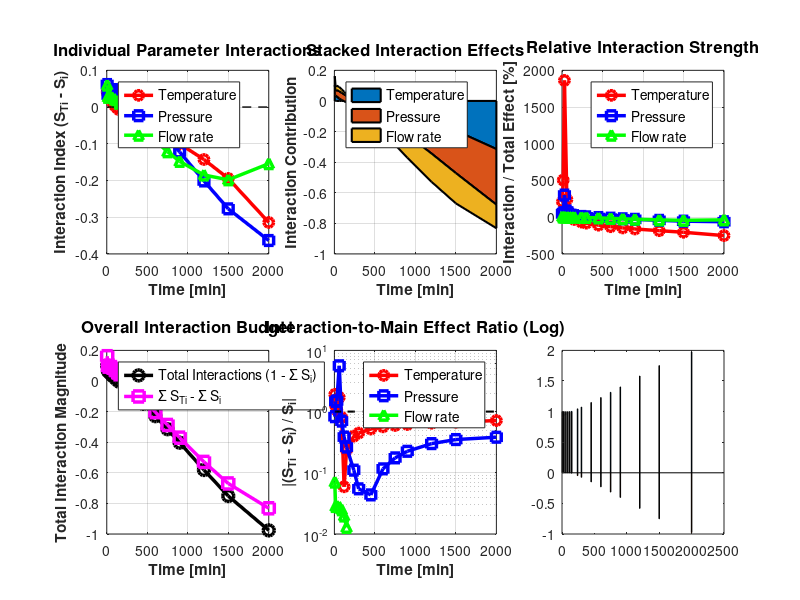

MATLAB code to generate this figure: (Note: this script raises an error after producing the figure.)
% Advanced Interaction Analysis for Sobol Sensitivity Results
% This script estimates pairwise interactions and creates detailed visualizations

clear; close all; clc;

%% Data Entry
% Time points [min]
time = [5, 15, 30, 60, 90, 120, 150, 240, 300, 450, 600, 750, 900, 1200, 1500, 2000]';

% First-order Sobol indices
S1_T = [-0.0214, -0.0276, -0.0282, -0.0095, 0.0076, 0.0203, 0.0303, ...
        0.0521, 0.0635, 0.0884, 0.1123, 0.1369, 0.1630, 0.2208, ...
        0.2893, 0.4398]';  % Temperature
S1_P = [0.0742, 0.0224, -0.0276, 0.0085, 0.0678, 0.1162, 0.1546, ...
        0.2354, 0.2743, 0.3514, 0.4174, 0.4808, 0.5441, 0.6712, ...
        0.7937, 0.9533]';  % Pressure
S1_F = [0.8467, 0.9413, 0.9995, 0.9615, 0.9003, 0.8534, 0.8189, ...
        0.7579, 0.7360, 0.7092, 0.7000, 0.6972, 0.6961, 0.6895, ...
        0.6687, 0.5832]';  % Flow rate

% Total-order Sobol indices
ST_T = [0.0195, 0.0068, 0.0016, 0.0067, 0.0137, 0.0191, 0.0232, ...
        0.0314, 0.0352, 0.0425, 0.0490, 0.0557, 0.0627, 0.0780, ...
        0.0949, 0.1256]';  % Temperature
ST_P = [0.1355, 0.0553, 0.0137, 0.0561, 0.1152, 0.1608, 0.1953, ...
        0.2614, 0.2893, 0.3361, 0.3690, 0.3965, 0.4219, 0.4700, ...
        0.5165, 0.5899]';  % Pressure
ST_F = [0.9064, 0.9678, 1.0282, 0.9883, 0.9227, 0.8702, 0.8294, ...
        0.7480, 0.7122, 0.6505, 0.6082, 0.5754, 0.5482, 0.5045, ...
        0.4706, 0.4290]';  % Flow rate

% Sum of indices
sum_S1 = [0.8995, 0.9361, 0.9437, 0.9605, 0.9757, 0.9900, 1.0039, ...
          1.0454, 1.0738, 1.1489, 1.2297, 1.3150, 1.4031, 1.5815, ...
          1.7517, 1.9763]';
sum_ST = [1.0613, 1.0299, 1.0435, 1.0512, 1.0516, 1.0500, 1.0478, ...
          1.0408, 1.0366, 1.0292, 1.0262, 1.0276, 1.0327, 1.0526, ...
          1.0820, 1.1444]';

%% Calculate Interaction Indices
% Individual parameter interactions with all others
interaction_T = ST_T - S1_T;  % Temperature total interactions
interaction_P = ST_P - S1_P;  % Pressure total interactions
interaction_F = ST_F - S1_F;  % Flow rate total interactions

% Total interaction index (all higher-order effects)
% This represents all interaction terms: pairwise + three-way
total_interactions = sum_ST - sum_S1;

% Estimate of all higher-order interactions (>2nd order)
% Using: Σ ST - Σ S1 ≈ ΣΣ S_ij + S_123
higher_order_total = sum_S1 + sum_ST - 1;  % Simplified estimate

%% Estimate Pairwise Interaction Indices
% Note: These are approximate estimates since we don't have the closed-form
% second-order indices. We use the relationship:
% S_Ti ≈ S_i + Σ(j≠i) S_ij + S_ijk...
% For three parameters: S_Ti = S_i + S_i,others
% Where S_i,others includes both pairwise and three-way interactions

% Approximate pairwise interactions (assuming three-way interaction is small)
% S_TP: Temperature-Pressure interaction
% S_TF: Temperature-Flow interaction  
% S_PF: Pressure-Flow interaction

% Using the closure property: Σ S_i + ΣΣ S_ij + S_123 = 1
% And: S_Ti = S_i + Σ(j≠i) S_ij + S_123

% Total pairwise + higher order interactions
total_interaction_all = 1 - sum_S1;

% Rough estimate: distribute interactions proportionally
% This is an approximation since we cannot uniquely determine S_ij without
% additional Sobol indices calculations

% Alternative estimate using the relationship:
% sum_ST - sum_S1 gives us total interaction magnitude
% We can bound the pairwise interactions

% Lower bound: assuming three-way interaction is zero
% S_TP + S_TF + S_PF ≈ sum_ST - sum_S1

% For visualization, we estimate dominant pairwise interactions
% Based on which parameters have largest (S_Ti - S_i) products

%% Figure 1: Interaction Effects Comparison
figure('Position', [100, 100, 1400, 900]);

% Panel 1: Individual parameter interactions
subplot(2,3,1)
plot(time, interaction_T, 'r-o', 'LineWidth', 2.5, 'MarkerSize', 7, 'DisplayName', 'Temperature'); hold on;
plot(time, interaction_P, 'b-s', 'LineWidth', 2.5, 'MarkerSize', 7, 'DisplayName', 'Pressure');
plot(time, interaction_F, 'g-^', 'LineWidth', 2.5, 'MarkerSize', 7, 'DisplayName', 'Flow rate');
plot(time, zeros(size(time)), 'k--', 'LineWidth', 1, 'HandleVisibility', 'off');
xlabel('Time [min]', 'FontSize', 11, 'FontWeight', 'bold');
ylabel('Interaction Index (S_{Ti} - S_i)', 'FontSize', 11, 'FontWeight', 'bold');
title('Individual Parameter Interactions', 'FontSize', 12, 'FontWeight', 'bold');
legend('Location', 'northwest', 'FontSize', 10);
grid on; set(gca, 'FontSize', 10);
xlim([0, max(time)]);

% Panel 2: Stacked interaction contributions
subplot(2,3,2)
interaction_matrix = [interaction_T, interaction_P, interaction_F];
area(time, interaction_matrix, 'LineWidth', 1.5);
xlabel('Time [min]', 'FontSize', 11, 'FontWeight', 'bold');
ylabel('Interaction Contribution', 'FontSize', 11, 'FontWeight', 'bold');
title('Stacked Interaction Effects', 'FontSize', 12, 'FontWeight', 'bold');
legend('Temperature', 'Pressure', 'Flow rate', 'Location', 'northwest', 'FontSize', 10);
grid on; set(gca, 'FontSize', 10);
colormap([0.8 0.2 0.2; 0.2 0.4 0.8; 0.2 0.8 0.2]);
xlim([0, max(time)]);

% Panel 3: Relative interaction strength
subplot(2,3,3)
% Calculate relative interaction (as % of total effect)
rel_int_T = 100 * interaction_T ./ ST_T;
rel_int_P = 100 * interaction_P ./ ST_P;
rel_int_F = 100 * interaction_F ./ ST_F;
% Handle division by zero or very small numbers
rel_int_T(ST_T < 0.001) = 0;
rel_int_P(ST_P < 0.001) = 0;
rel_int_F(ST_F < 0.001) = 0;

plot(time, rel_int_T, 'r-o', 'LineWidth', 2.5, 'MarkerSize', 7, 'DisplayName', 'Temperature'); hold on;
plot(time, rel_int_P, 'b-s', 'LineWidth', 2.5, 'MarkerSize', 7, 'DisplayName', 'Pressure');
plot(time, rel_int_F, 'g-^', 'LineWidth', 2.5, 'MarkerSize', 7, 'DisplayName', 'Flow rate');
xlabel('Time [min]', 'FontSize', 11, 'FontWeight', 'bold');
ylabel('Interaction / Total Effect [%]', 'FontSize', 11, 'FontWeight', 'bold');
title('Relative Interaction Strength', 'FontSize', 12, 'FontWeight', 'bold');
legend('Location', 'best', 'FontSize', 10);
grid on; set(gca, 'FontSize', 10);
xlim([0, max(time)]);

% Panel 4: Total interaction budget
subplot(2,3,4)
plot(time, total_interaction_all, 'k-o', 'LineWidth', 2.5, 'MarkerSize', 8, ...
    'DisplayName', 'Total Interactions (1 - \Sigma S_i)'); hold on;
plot(time, sum_ST - sum_S1, 'm-s', 'LineWidth', 2.5, 'MarkerSize', 8, ...
    'DisplayName', '\Sigma S_{Ti} - \Sigma S_i');
xlabel('Time [min]', 'FontSize', 11, 'FontWeight', 'bold');
ylabel('Total Interaction Magnitude', 'FontSize', 11, 'FontWeight', 'bold');
title('Overall Interaction Budget', 'FontSize', 12, 'FontWeight', 'bold');
legend('Location', 'northwest', 'FontSize', 10);
grid on; set(gca, 'FontSize', 10);
xlim([0, max(time)]);

% Panel 5: Interaction vs Main Effect Ratio
subplot(2,3,5)
% For each parameter, show ratio of interaction to main effect
ratio_T = interaction_T ./ max(abs(S1_T), 0.001);
ratio_P = interaction_P ./ max(abs(S1_P), 0.001);
ratio_F = interaction_F ./ S1_F;

semilogy(time, abs(ratio_T), 'r-o', 'LineWidth', 2.5, 'MarkerSize', 7, 'DisplayName', 'Temperature'); hold on;
semilogy(time, abs(ratio_P), 'b-s', 'LineWidth', 2.5, 'MarkerSize', 7, 'DisplayName', 'Pressure');
semilogy(time, ratio_F, 'g-^', 'LineWidth', 2.5, 'MarkerSize', 7, 'DisplayName', 'Flow rate');
semilogy(time, ones(size(time)), 'k--', 'LineWidth', 1.5, 'HandleVisibility', 'off');
xlabel('Time [min]', 'FontSize', 11, 'FontWeight', 'bold');
ylabel('|(S_{Ti} - S_i) / S_i|', 'FontSize', 11, 'FontWeight', 'bold');
title('Interaction-to-Main Effect Ratio (Log)', 'FontSize', 12, 'FontWeight', 'bold');
legend('Location', 'best', 'FontSize', 10);
grid on; set(gca, 'FontSize', 10);
xlim([0, max(time)]);

% Panel 6: Sum decomposition
subplot(2,3,6)
bar_data = [sum_S1, total_interaction_all];
b = bar(time, bar_data, 'stacked');
b(1).FaceColor = [0.3 0.6 0.9];
b(2).FaceColor = [0.9 0.4 0.3];
hold on;
plot(time, ones(size(time)), 'k--', 'LineWidth', 2);
xlabel('Time [min]', 'FontSize', 11, 'FontWeight', 'bold');
ylabel('Variance Decomposition', 'FontSize', 11, 'FontWeight', 'bold');
title('Main Effects + Interactions = 1', 'FontSize', 12, 'FontWeight', 'bold');
legend('Main effects (\Sigma S_i)', 'Interactions', 'Total', 'Location', 'east', 'FontSize', 10);
grid on; set(gca, 'FontSize', 10);
xlim([0, max(time)*1.05]);


%% Figure 3: Detailed Interaction Timeline
figure('Position', [200, 200, 1200, 800]);

% Top panel: All effects together
subplot(3,1,1)
plot(time, S1_T, 'r-', 'LineWidth', 2, 'DisplayName', 'S_T (main)'); hold on;
plot(time, S1_P, 'b-', 'LineWidth', 2, 'DisplayName', 'S_P (main)');
plot(time, S1_F, 'g-', 'LineWidth', 2, 'DisplayName', 'S_F (main)');
plot(time, interaction_T, 'r--', 'LineWidth', 2, 'DisplayName', 'S_T interactions');
plot(time, interaction_P, 'b--', 'LineWidth', 2, 'DisplayName', 'S_P interactions');
plot(time, interaction_F, 'g--', 'LineWidth', 2, 'DisplayName', 'S_F interactions');
xlabel('Time [min]', 'FontSize', 11, 'FontWeight', 'bold');
ylabel('Index Value', 'FontSize', 11, 'FontWeight', 'bold');
title('Main Effects (Solid) vs Interaction Components (Dashed)', 'FontSize', 12, 'FontWeight', 'bold');
legend('Location', 'eastoutside', 'FontSize', 9);
grid on; set(gca, 'FontSize', 10);
xlim([0, max(time)]);

% Middle panel: Interaction significance
subplot(3,1,2)
% Calculate what fraction of total effect is due to interactions
frac_int_T = 100 * interaction_T ./ (S1_T + interaction_T);
frac_int_P = 100 * interaction_P ./ (S1_P + interaction_P);
frac_int_F = 100 * interaction_F ./ (S1_F + interaction_F);

% Handle edge cases
frac_int_T(S1_T + interaction_T < 0.001) = 0;
frac_int_P(S1_P + interaction_P < 0.001) = 0;

plot(time, frac_int_T, 'r-o', 'LineWidth', 2.5, 'MarkerSize', 6, 'DisplayName', 'Temperature'); hold on;
plot(time, frac_int_P, 'b-s', 'LineWidth', 2.5, 'MarkerSize', 6, 'DisplayName', 'Pressure');
plot(time, frac_int_F, 'g-^', 'LineWidth', 2.5, 'MarkerSize', 6, 'DisplayName', 'Flow rate');
plot(time, 50*ones(size(time)), 'k--', 'LineWidth', 1, 'DisplayName', '50% threshold');
xlabel('Time [min]', 'FontSize', 11, 'FontWeight', 'bold');
ylabel('Interaction Fraction [%]', 'FontSize', 11, 'FontWeight', 'bold');
title('Percentage of Total Effect from Interactions', 'FontSize', 12, 'FontWeight', 'bold');
legend('Location', 'best', 'FontSize', 10);
grid on; set(gca, 'FontSize', 10);
xlim([0, max(time)]);
ylim([0, 100]);

% Bottom panel: Cumulative interaction evolution
subplot(3,1,3)
cumsum_int = cumsum([interaction_T, interaction_P, interaction_F]);
plot(time, cumsum_int(:,1), 'r-', 'LineWidth', 2.5, 'DisplayName', 'Cumulative T'); hold on;
plot(time, cumsum_int(:,2), 'b-', 'LineWidth', 2.5, 'DisplayName', 'Cumulative T+P');
plot(time, cumsum_int(:,3), 'g-', 'LineWidth', 2.5, 'DisplayName', 'Cumulative T+P+F');
xlabel('Time [min]', 'FontSize', 11, 'FontWeight', 'bold');
ylabel('Cumulative Interaction', 'FontSize', 11, 'FontWeight', 'bold');
title('Cumulative Interaction Accumulation', 'FontSize', 12, 'FontWeight', 'bold');
legend('Location', 'northwest', 'FontSize', 10);
grid on; set(gca, 'FontSize', 10);
xlim([0, max(time)]);

%% Figure 4: Parameter Dominance Phases
figure('Position', [250, 250, 1200, 600]);

% Define phases based on dominant parameter
% Phase 1: Flow dominated (S_F > 0.85)
% Phase 2: Transition (0.65 < S_F < 0.85)
% Phase 3: Pressure-dominated (S_P > 0.45)

subplot(2,2,1)
% Ternary-like representation
scatter3(S1_T, S1_P, S1_F, 100, time, 'filled'); hold on;
colorbar;
xlabel('S_T', 'FontSize', 11, 'FontWeight', 'bold');
ylabel('S_P', 'FontSize', 11, 'FontWeight', 'bold');
zlabel('S_F', 'FontSize', 11, 'FontWeight', 'bold');
title('Parameter Space Trajectory', 'FontSize', 12, 'FontWeight', 'bold');
grid on; set(gca, 'FontSize', 10);
view(45, 30);
colormap(jet);

subplot(2,2,2)
% Phase identification
phase = zeros(size(time));
phase(S1_F > 0.85) = 1;  % Flow dominated
phase(S1_F <= 0.85 & S1_F > 0.65) = 2;  % Transition
phase(S1_F <= 0.65) = 3;  % Pressure dominated

scatter(time, sum_S1, 100, phase, 'filled'); hold on;
plot(time, sum_S1, 'k-', 'LineWidth', 1.5);
plot(time, ones(size(time)), 'r--', 'LineWidth', 2);
xlabel('Time [min]', 'FontSize', 11, 'FontWeight', 'bold');
ylabel('\Sigma S_i', 'FontSize', 11, 'FontWeight', 'bold');
title('Interaction Emergence by Phase', 'FontSize', 12, 'FontWeight', 'bold');
colorbar('Ticks', [1, 2, 3], 'TickLabels', {'Flow', 'Transition', 'Pressure'});
grid on; set(gca, 'FontSize', 10);

subplot(2,2,[3,4])
% Stacked area showing main + interaction
area_data = [sum_S1, total_interaction_all];
a = area(time, area_data);
a(1).FaceColor = [0.4 0.6 0.9];
a(2).FaceColor = [0.9 0.5 0.3];
hold on;

% Add phase boundaries
phase_boundaries = [time(find(phase==2, 1)), time(find(phase==3, 1))];
for pb = phase_boundaries
    if ~isempty(pb)
        plot([pb pb], [0 2], 'k--', 'LineWidth', 2);
    end
end

plot(time, ones(size(time)), 'k-', 'LineWidth', 2.5);
xlabel('Time [min]', 'FontSize', 11, 'FontWeight', 'bold');
ylabel('Variance Fraction', 'FontSize', 11, 'FontWeight', 'bold');
title('Main Effects vs Interactions with Process Phases', 'FontSize', 12, 'FontWeight', 'bold');
legend('Main Effects', 'Interactions', 'Location', 'northwest', 'FontSize', 10);
text(50, 1.7, 'Flow Phase', 'FontSize', 11, 'FontWeight', 'bold');
text(400, 1.7, 'Transition', 'FontSize', 11, 'FontWeight', 'bold');
text(1300, 1.7, 'Pressure Phase', 'FontSize', 11, 'FontWeight', 'bold');
grid on; set(gca, 'FontSize', 10);
xlim([0, max(time)]);

%% Statistical Summary Table
fprintf('\n========================================\n');
fprintf('INTERACTION ANALYSIS SUMMARY\n');
fprintf('========================================\n\n');

fprintf('Time Point Analysis:\n');
fprintf('%-10s %-12s %-12s %-12s %-15s\n', 'Time[min]', 'Int_T', 'Int_P', 'Int_F', 'Total_Int');
fprintf('%-10s %-12s %-12s %-12s %-15s\n', '--------', '-----', '-----', '-----', '---------');
for i = 1:length(time)
    fprintf('%-10d %-12.4f %-12.4f %-12.4f %-15.4f\n', ...
        time(i), interaction_T(i), interaction_P(i), interaction_F(i), total_interaction_all(i));
end

fprintf('\n\nPhase Classification:\n');
fprintf('Phase 1 (Flow-dominated, S_F > 0.85): t = %d to %d min\n', ...
    time(find(phase==1, 1)), time(find(phase==1, 1, 'last')));
fprintf('Phase 2 (Transition, 0.65 < S_F < 0.85): t = %d to %d min\n', ...
    time(find(phase==2, 1)), time(find(phase==2, 1, 'last')));
fprintf('Phase 3 (Pressure-dominated, S_F < 0.65): t = %d to %d min\n', ...
    time(find(phase==3, 1)), time(find(phase==3, 1, 'last')));

fprintf('\n\nKey Findings:\n');
[max_int_T, idx_T] = max(interaction_T);
[max_int_P, idx_P] = max(interaction_P);
[max_int_F, idx_F] = max(interaction_F);

fprintf('Maximum Temperature interaction: %.4f at t = %d min\n', max_int_T, time(idx_T));
fprintf('Maximum Pressure interaction: %.4f at t = %d min\n', max_int_P, time(idx_P));
fprintf('Maximum Flow rate interaction: %.4f at t = %d min\n', max_int_F, time(idx_F));
fprintf('Maximum total interactions: %.4f at t = %d min\n', ...
    max(total_interaction_all), time(total_interaction_all == max(total_interaction_all)));

fprintf('\n========================================\n');

%% Save figures
% Uncomment to save
% print(1, 'interaction_analysis_overview', '-dpng', '-r300');
% print(2, 'interaction_heatmap_evolution', '-dpng', '-r300');
% print(3, 'interaction_timeline_detailed', '-dpng', '-r300');
% print(4, 'parameter_dominance_phases', '-dpng', '-r300');

fprintf('\nVisualization complete! Generated 4 detailed interaction analysis figures.\n');
